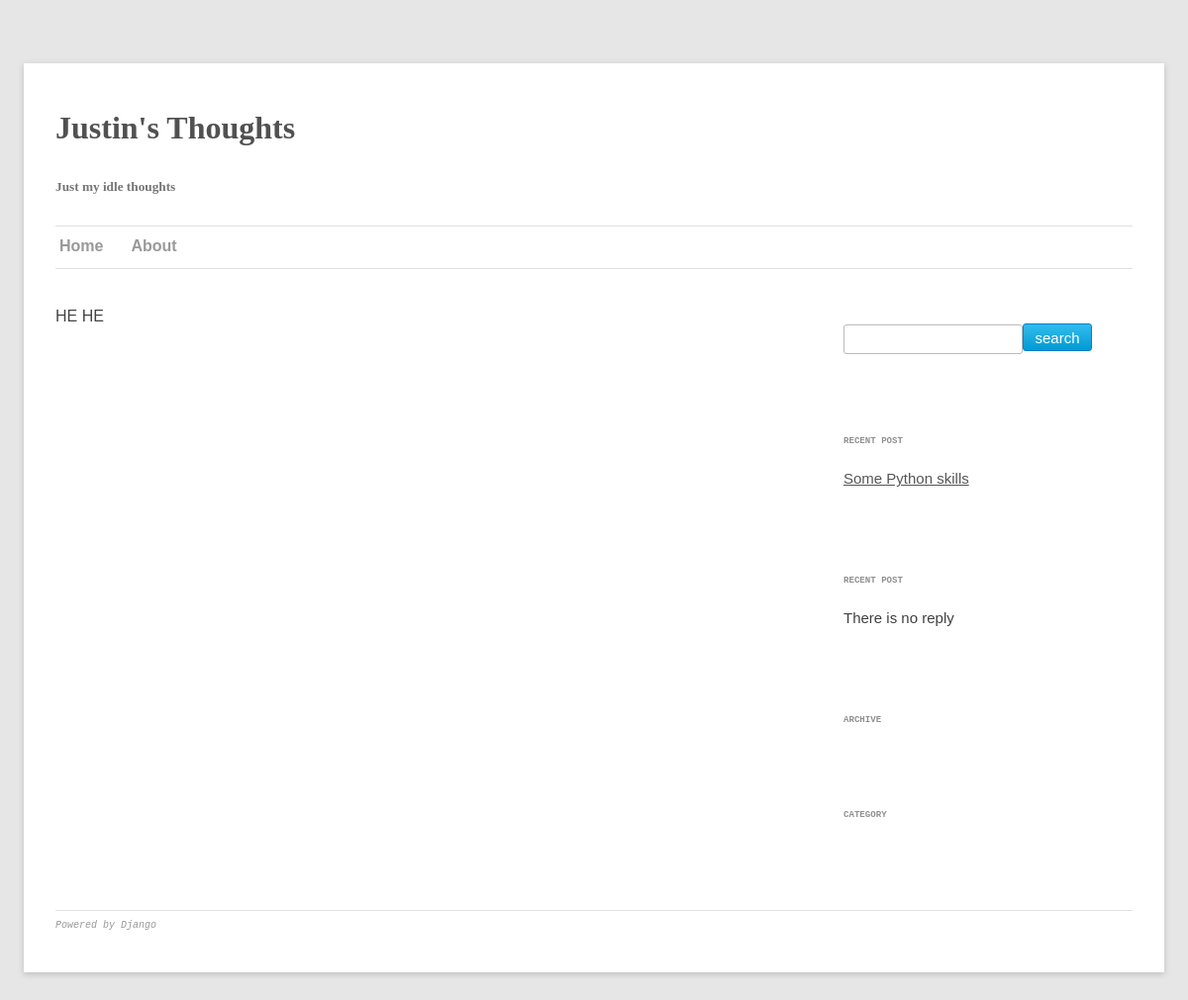
Page /about/ on the earlier database version.
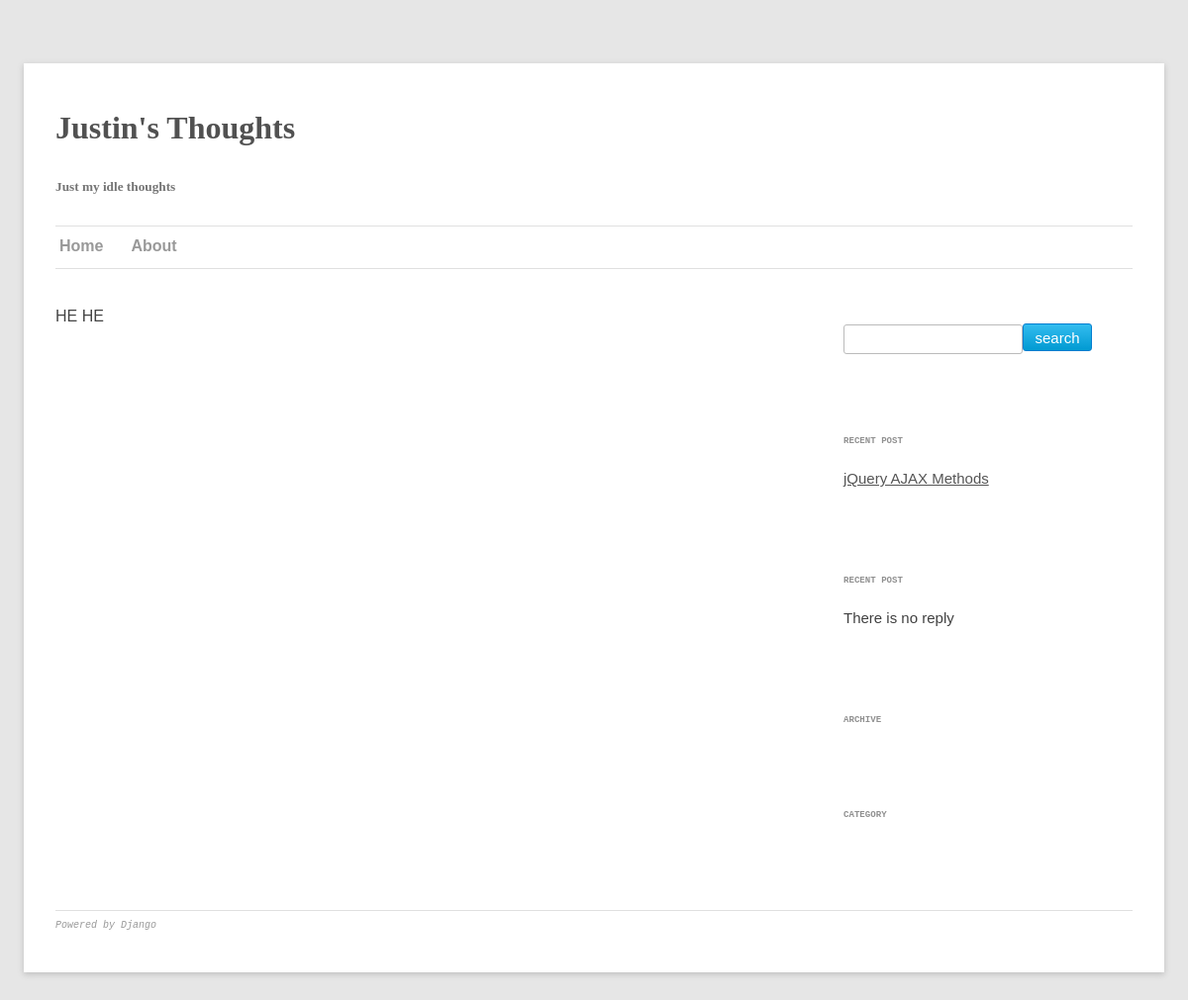
Same page on the later database version.
### blog/models.py (models this page shows, shortened)
class Post(models.Model):
  title = models.CharField(max_length=100)
  slug = models.SlugField(max_length = 100)
  content = models.TextField()
  published = models.BooleanField(default = False)
  created_date = models.DateTimeField(auto_now_add = True)
  category = models.ManyToManyField(Category)
  class Meta:
    ordering = ['-created_date']
  def get_abs_url(self):
    return 'blog/%s' % self.id

### blog/views.py (the view)
# urls.py: url(r'about/$', 'blog.views.about'),
def about(request):
  recent_post = Post.objects.first()
  recent_reply = Reply.objects.first()
  return render(request, 'about.html', {'recent_post': recent_post, 'recent_reply':recent_reply } )

### templates/about.html (shortened to what this page needs)
{% extends "blog/base.html" %}
{% block content %}HE HE {% endblock %}

### templates/blog/base.html (shortened to what this page needs)
<!DOCTYPE html>
<html>
<head>
  <link rel="stylesheet" type="text/css" href="{{STATIC_URL}}global.css" />
  <link rel="stylesheet" type="text/css" href="{{STATIC_URL}}post.css" />
</head>
<body style="color:#444;background-color:#e6e6e6;font-family:sans-serif">
  <div class="page">
    <div class="header">
      <h1 class="blog-title">Justin's Thoughts</h1>
      <h5 class="blog-desc">Just my idle thoughts</h5>
    </div>
    <div class="menu">
      <hr />
      <ul class="menu">
        <li><a href="/" class="title-menu-item">Home</a></li>
        <li><a href="/about/" class="title-menu-item">About</a></li>
      </ul>
      <hr />
    </div>
    <div class = "maincontent">
      <div class = "sidebar">
        <div class = "widget widget_form">
          <form action="/search/" method="get" class = "search">
            <p><input type="text" name="q" class="search text"/><input type="submit" value="search" class = "search  buttom"></p>
          </form>
        </div>
        <div class = "widget widget_recent_post">
          <p class = "widget_title">RECENT POST</p>
          <p class = "widget_content">{% if recent_post %}<a href="{{recent_post.get_abs_url}}">{{ recent_post.title }}</a>{% else %}There is no post{% endif %}</p>
        </div>
        <div class = "widget widget_recent_reply">
          <p class = "widget_title">RECENT POST</p>
          <p class = "widget_content">{% if recent_reply %}<a href="{{recent_reply.get_post_url}}">{{ recent_reply.name }}on{{recent_reply.post}}</a>{% else %}There is no reply{% endif %}</p>
        </div>
        <div class = "widget widget_archive">
          <p class = "widget_title">ARCHIVE</p>
        </div>
        <div class = "widget widget_category">
          <p class = "widget_title">CATEGORY</p>
        </div>
      </div>
      <div class = "content">
        {% block content %}
        {% endblock %}
      </div>
      <div class = "footer">
        <hr />
        <p><a href="www.django.com">Powered by Django</a></p>
      </div>
    </div>
  </div>
</body>
</html>

Differences in the rows shown:
no longer on this page (row unchanged): Post: title "Some Python skills"
added Post: title "jQuery AJAX Methods"
